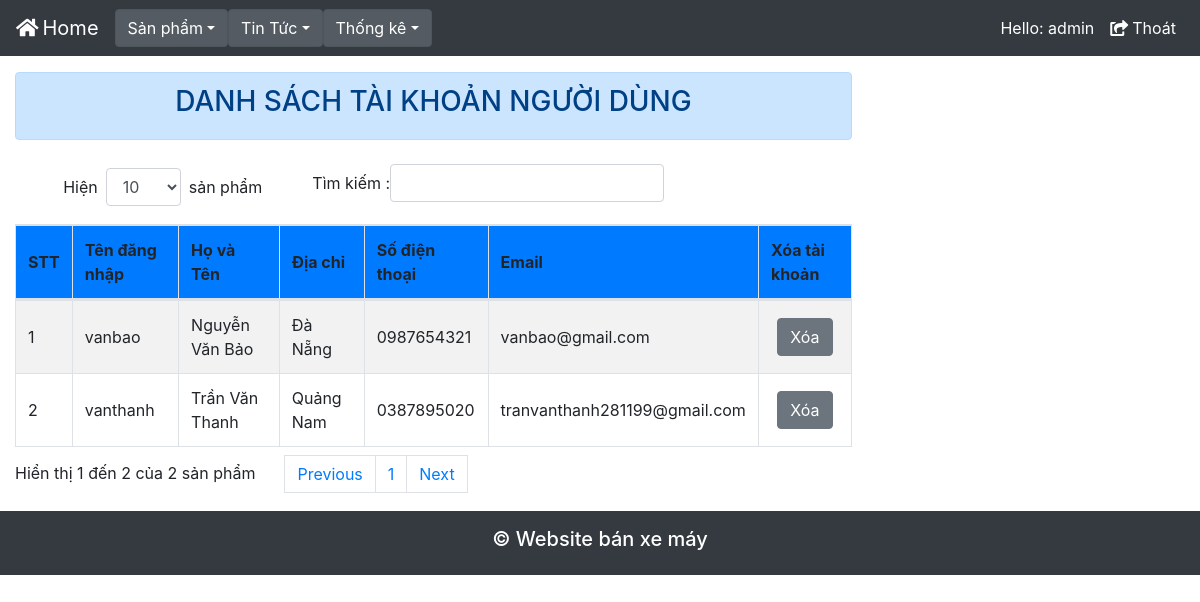
The app's page /Admin/index.php?nc=taikhoan (signed in) with its own data.
### tables this page shows
CREATE TABLE `tbl_member` (
  `ID` int(11) NOT NULL,
  `User` varchar(50) NOT NULL,
  `PassWord` varchar(50) NOT NULL,
  `HoTen` varchar(50) NOT NULL,
  `DiaChi` varchar(100) NOT NULL,
  `SDT` varchar(12) NOT NULL,
  `Email` varchar(50) NOT NULL
);

### Admin/chuc_nang/quanli_taikhoan_user/dstaikhoan.php (the view, shortened to what this page needs)
<div class="alert alert-primary mt-3 text-center" role="alert">
    <h3>DANH SÁCH TÀI KHOẢN NGƯỜI DÙNG</h3>
</div>
    <table id="example" class="table table-striped table-bordered table-responsive table-responsive-md" cellspacing="0">
        <thead>
            <tr class="bg-primary">
                    <th class="align-middle">STT</th>
                    <th class="align-middle">Tên đăng nhập</th>
                    <th class="align-middle">Họ và Tên</th>
                    <th class="align-middle">Địa chỉ</th>
                    <th class="align-middle">Số điện thoại</th>
                    <th class="align-middle">Email</th>
                    <th class="align-middle">Xóa tài khoản</th>
            </tr>
        </thead>
        <body>
            <?php
            $con = mysqli_connect('localhost', 'root', '', 'xemay');
            mysqli_set_charset($con, 'utf8');
            $sql_table_member = "SELECT * FROM tbl_member order by ID ASC";
            $kq = mysqli_query($con, $sql_table_member);
            $i=1;
            while ($row = mysqli_fetch_assoc($kq)) {
                ?>
                <tr>
                    <td class="align-middle"><?php echo $i; ?></td>
                    <td class="align-middle"><?php echo $row['User']; ?></td>
                    <td class="align-middle"><?php echo $row['HoTen']; ?></td>
                    <td class="align-middle"><?php echo $row['DiaChi']; ?></td>
                    <td class="align-middle"><?php echo $row['SDT']; ?></td>
                    <td class="align-middle"><?php echo $row['Email']; ?></td>
                    <td style="vertical-align: middle; text-align: center;">
                    <a onclick="return confirm('Bạn có chắc là muốn xóa người dùng này không?');"  href="index.php?nc=taikhoan&action=delete&id=<?php echo $row['ID']; ?>">
                            <button class="btn btn-secondary">Xóa</button>
                        </a>
                </tr>
            <?php
            $i++;
            }
            ?>
        </body>
    </table>

### records on screen
tbl_member: User "vanbao", HoTen "Nguyễn Văn Bảo", DiaChi "Đà Nẵng", SDT "0987654321", Email "vanbao@gmail.com"
tbl_member: User "vanthanh", HoTen "Trần Văn Thanh", DiaChi "Quảng Nam", SDT "0387895020", Email "tranvanthanh281199@gmail.com"

### other values on screen
$_SESSION['tendnadmin'] "admin"
